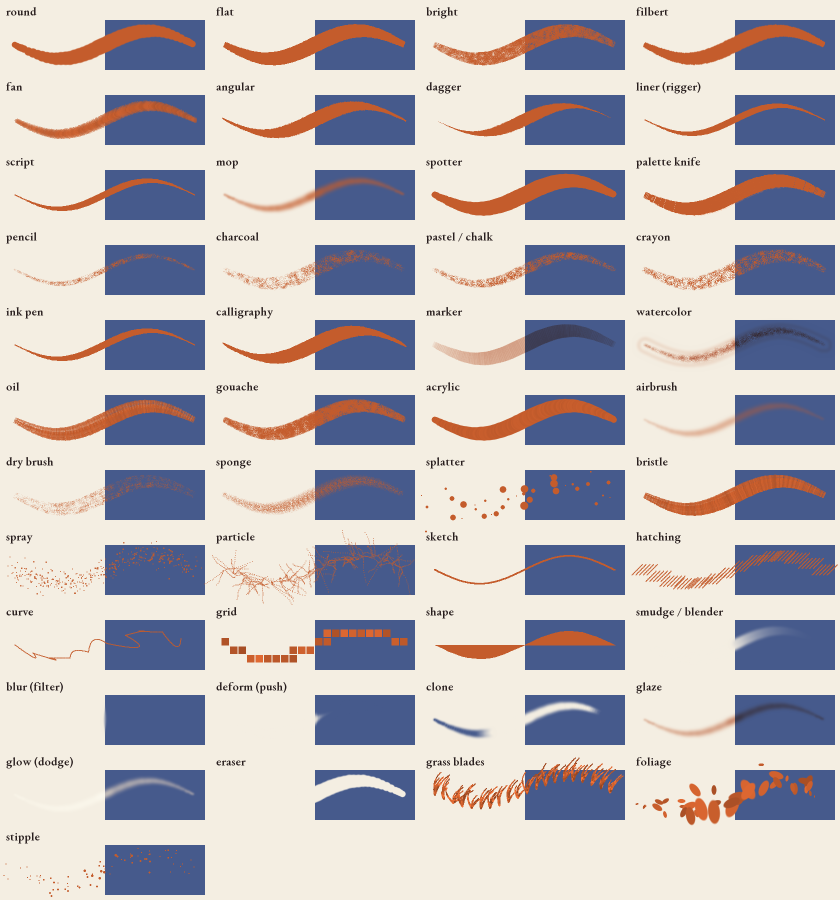
#> input picture Instant Easel/brush_sampler.png, 1680 x 1800 px (shown at 1/2 size); its folder holds only this picture in this run
$ python -i styles_fx.py   (imports and definitions only)
#> lines starting #> are read from the running program, lines starting #| are printed output that depends on the picture; after the words box and inside, x2 and y2 are one past the last pixel; in counts of white or black regions, pixels touching at a corner belong together
#> further down, picture is the input picture: PIL image 1680x1800 RGB; mean R, G, B 193.5, 188.4, 190.7
"""
styles_fx.py: Instant Easel's art styles. Each style turns any image (an engine painting or your picture) into that look.
    from styles_fx import apply, STYLES
    out = apply(img, "Pop Art")
The four classic mediums (Oil Painting, Watercolor, Pastel, Pencil Sketch) use img2img's brush engine.
"""
import math, random
import numpy as np
from PIL import Image, ImageFilter, ImageOps, ImageDraw, ImageChops

STYLES = ["Painterly", "Realism", "Oil Painting", "Watercolor", "Pastel", "Pencil Sketch", "Black and White", "Cartoon", "Anime",
          "Comic Book", "Pop Art", "Street Art", "Pixel Art", "Abstract", "Impressionist", "Stained Glass", "Woodblock Print", "Neon", "Low Poly"]
MEDIUM = {"Oil Painting": "oil", "Watercolor": "watercolor", "Pastel": "pastel", "Pencil Sketch": "ink sketch"}
ALIASES = {"painterly": "Painterly", "oil": "Oil Painting", "watercolor": "Watercolor", "pastel": "Pastel", "ink sketch": "Pencil Sketch"}

def _lum(a): return a @ np.array([0.299, 0.587, 0.114], np.float32)

def _smooth(img, n=3, size=5):
    for _ in range(n): img = img.filter(ImageFilter.MedianFilter(size))
    return img

def _edges(img, thresh=40, thick=1):
#> called with thresh = 40, thick = 1
    g = ImageOps.grayscale(img).filter(ImageFilter.GaussianBlur(1.2)); e = np.asarray(g.filter(ImageFilter.FIND_EDGES), dtype=np.float32)
#> after `g = ImageOps.grayscale(img).filter(ImageFilter.GaussianBlur(1.2))`:
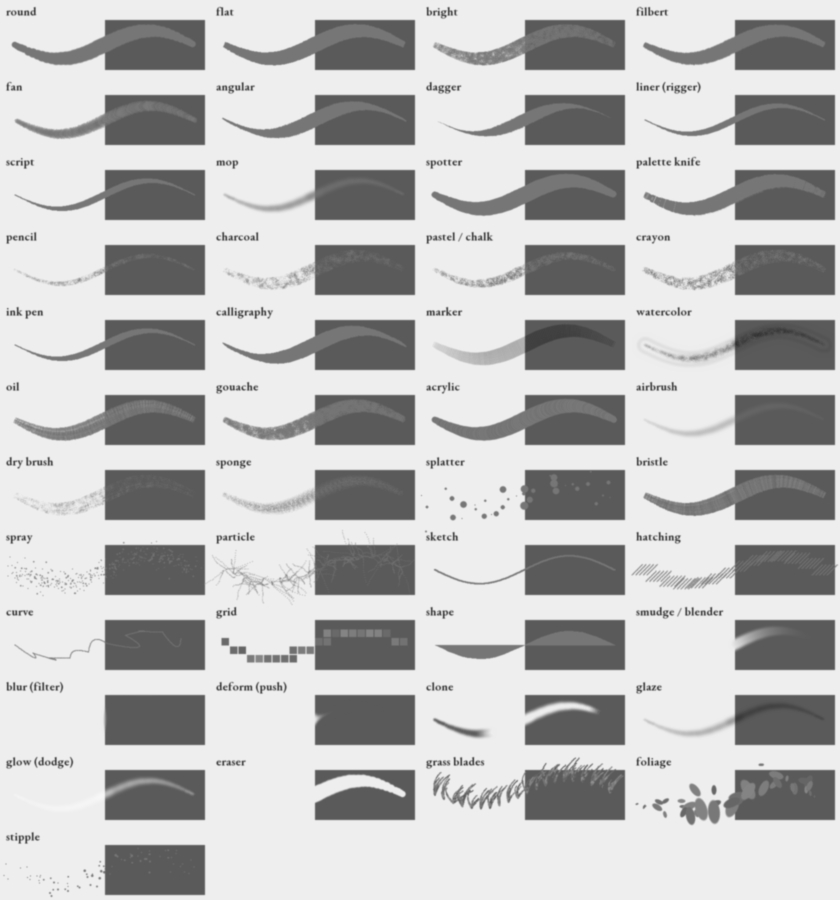
#> g: PIL image 1680x1800 L (shown at 1/2 size); min 48, max 247, mean 190
#> after `e = np.asarray(g.filter(ImageFilter.FIND_EDGES), dtype=np.float32)`:
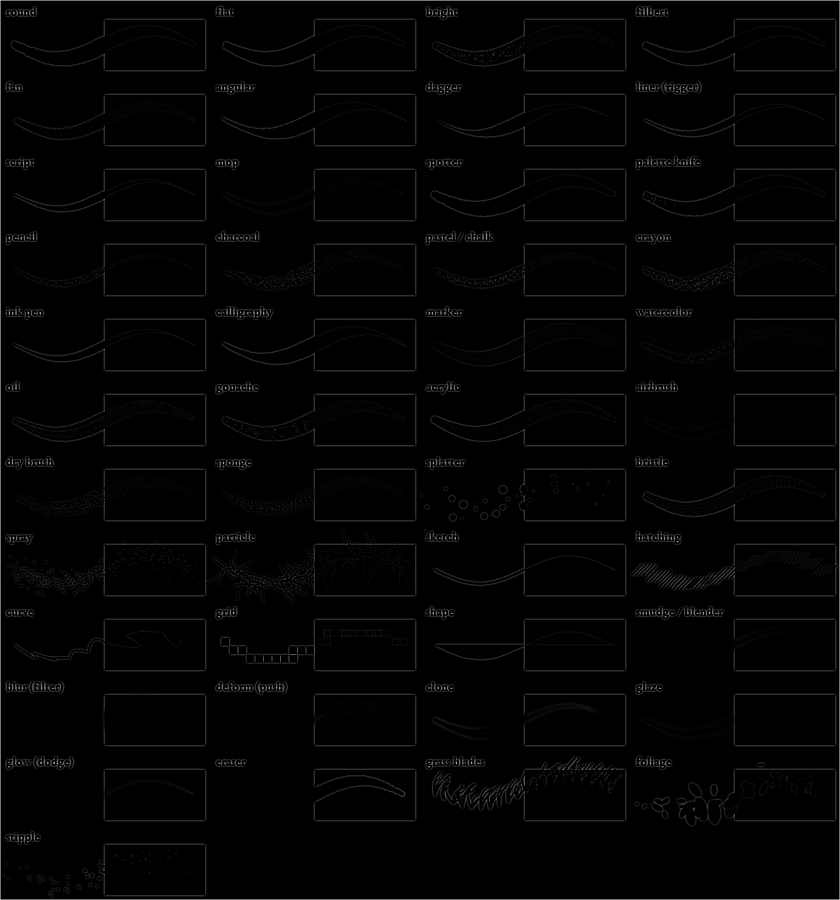
#> e: shape (1800, 1680) float32 (shown at 1/2 size); min 0, max 238, mean 3.2
    m = Image.fromarray(((e > thresh) * 255).astype(np.uint8))
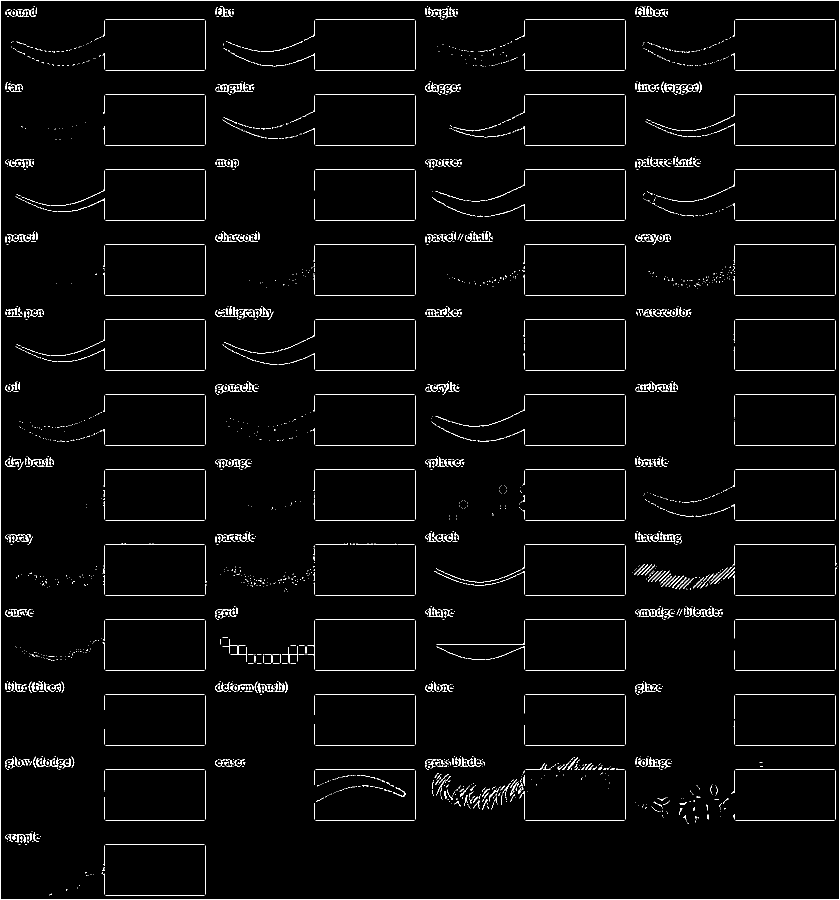
#> m: PIL image 1680x1800 L (shown at 1/2 size); 2.2% white in thin lines or dots
    for _ in range(thick): m = m.filter(ImageFilter.MaxFilter(3))
#> this loop made 1 pass
#> pass 1, in _edges, `for _ in range(thick): m = m.filter(ImageFilter.MaxFilter(3))`:
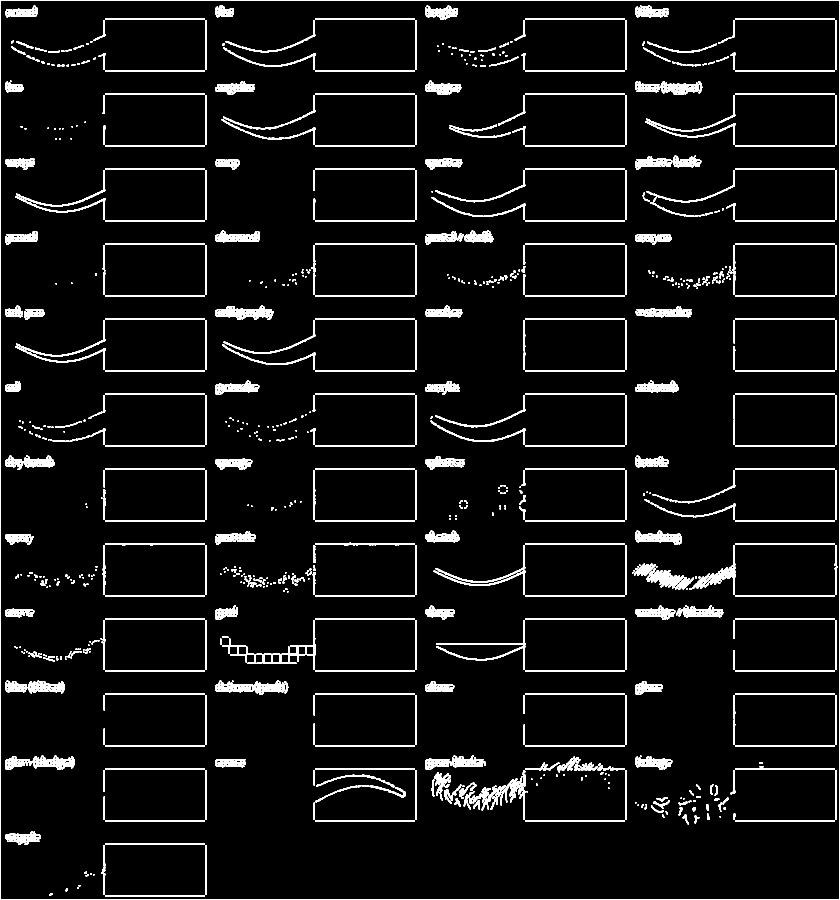
#> m: PIL image 1680x1800 L (shown at 1/2 size); 6.2% white; 707 white regions (350 under 20 px), largest, box (x1, y1, x2, y2) and area: (0, 0, 1680, 1800) 13904, (1385, 1087, 1676, 1193) 3198, (867, 1087, 1253, 1193) 3139
    return np.asarray(m, dtype=np.float32)[..., None] / 255

def _quant(img, n): return img.quantize(colors=n, method=Image.Quantize.MEDIANCUT, dither=Image.Dither.NONE).convert("RGB")

# [104 lines left out: functions _voronoi, apply, not called in this run]

>>> from PIL import Image
>>> picture = Image.open('brush_sampler.png')
>>> result = _edges(picture)
